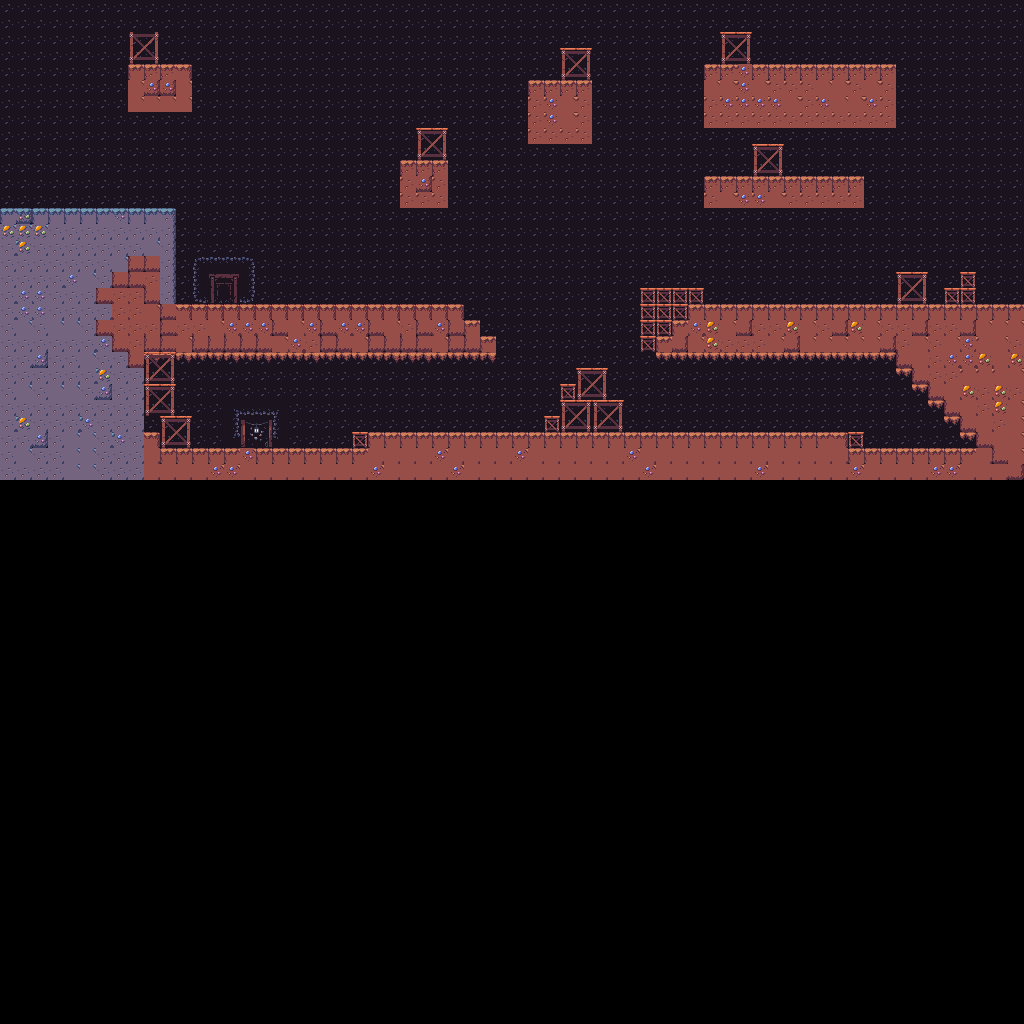

This is a level from a 2D game, rendered from its Tiled map with the project's own tilesets. A one-line summary and the map file follow, with tile-layer data summarised:
An orthogonal 64x64 tile map with 16x16 px tiles, 3 tile layers (background, platform, proops) and 42 objects (Start, End, 0, 1, 2, ...).

<map version="1.10" tiledversion="1.10.1" orientation="orthogonal" renderorder="right-down" width="64" height="64" tilewidth="16" tileheight="16" infinite="0" nextlayerid="9" nextobjectid="49">
 <tileset firstgid="1" source="full.tsx" />
 <layer id="3" name="background" width="64" height="64" locked="1">
  <data>[4096 cells, 1920 non-empty, 15 distinct tile ids]</data>
 </layer>
 <layer id="2" name="platform" width="64" height="64" locked="1">
  <data>[4096 cells, 1955 non-empty, 43 distinct tile ids]</data>
 </layer>
 <layer id="5" name="proops" width="64" height="64" locked="1">
  <data>[4096 cells, 102 non-empty, 21 distinct tile ids]</data>
 </layer>
 <objectgroup id="7" name="collisions" locked="1">
  <object id="1" x="128.5" y="65" width="62.5" height="46" />
  <object id="2" x="-0.5" y="208.5" width="175.5" height="271.75" />
  <object id="3" x="134" y="311" />
  <object id="4" x="175.333" y="305" width="288" height="47.3333" />
  <object id="5" x="775" y="332" width="2" height="1" />
  <object id="6" x="704" y="65" width="191" height="62.5" />
  <object id="7" x="704.5" y="177.5" width="158" height="30" />
  <object id="8" x="527.5" y="80.5" width="63.5" height="63" />
  <object id="9" x="400" y="160" width="47" height="47" />
  <object id="10" x="641.75" y="304.5" width="389.5" height="47.5" />
  <object id="13" x="181.5" y="426" height="0.25" />
  <object id="14" x="164.5" y="416.5" width="27" height="63.75" />
  <object id="15" x="441.5" y="320.25" width="38" height="32.25" />
  <object id="16" x="477.75" y="336" width="18.5" height="16.75" />
  <object id="17" x="177" y="448.5" width="846" height="31" />
  <object id="18" x="352" y="432.333" width="511.5" height="29.1667" />
  <object id="20" x="577.75" y="368.25" width="28.5" height="74.75" />
  <object id="21" x="554" y="426.25" />
  <object id="22" x="561.5" y="383.75" width="24.75" height="64.25" />
  <object id="24" x="596.75" y="399.75" width="26.5" height="40.25" />
  <object id="25" x="896" y="344.5" width="127" height="23" />
  <object id="26" x="923" y="373.5" />
  <object id="27" x="929" y="353" width="93.5" height="46" />
  <object id="28" x="954.5" y="404.5" />
  <object id="29" x="961.5" y="343.5" width="89.5" height="88.5" />
  <object id="30" x="976" y="415" width="66.5" height="32" />
  <object id="31" x="897.5" y="272.5" width="28" height="31.5" />
  <object id="32" x="945.5" y="289" width="29" height="19" />
  <object id="33" x="961.5" y="272.5" width="14" height="28" />
  <object id="34" x="641" y="288" width="63" height="18" />
  <object id="35" x="754.5" y="145" width="27.5" height="31" />
  <object id="36" x="722.5" y="32" width="27" height="34" />
  <object id="37" x="562.5" y="49" width="27" height="31" />
  <object id="38" x="418" y="129" width="27" height="30.5" />
  <object id="39" x="130.5" y="34" width="27.5" height="30" />
  <object id="40" name="Start" x="210.727" y="274.182" width="26.9091" height="28.9091" />
  <object id="41" name="End" x="241" y="420.333" width="30.3333" height="26.3333" />
 </objectgroup>
 <objectgroup id="8" name="EnemyPathWays" locked="1">
  <object id="44" name="0" x="300" y="284.833" width="139" height="18" />
  <object id="45" name="1" x="723.667" y="283.333" width="135.667" height="19.6667" />
  <object id="46" name="2" x="373.333" y="414.667" width="128.667" height="17.3333" />
  <object id="47" x="786.667" y="50.6667" height="0.666667" />
  <object id="48" name="3" x="657.333" y="412.667" width="132" height="18" />
 </objectgroup>
</map>
